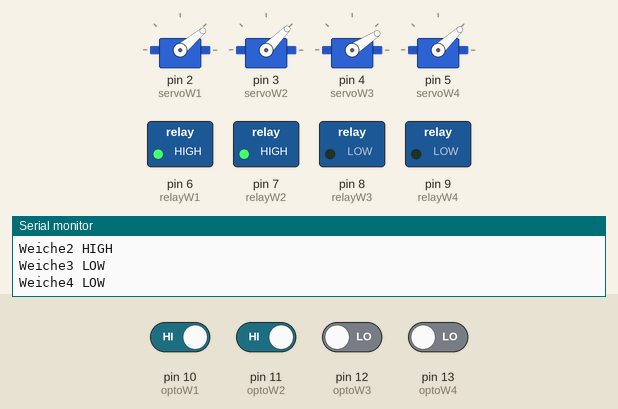
A sketch run on a simulated Arduino Uno, built with avr-gcc and run on an emulated ATmega328P. On the bench: 4 × servo, switched loads named in the sketch (green lamp = pin HIGH), the last lines printed to the serial monitor. The test bench sets the inputs (shaded band); at power-on: pin 10 (optoW1), pin 11 (optoW2) HIGH, pin 12 (optoW3), pin 13 (optoW4) LOW.

Above: at 2.2 s.
2.3 s: pin 12 (optoW3) driven HIGH
At 3.1 s:
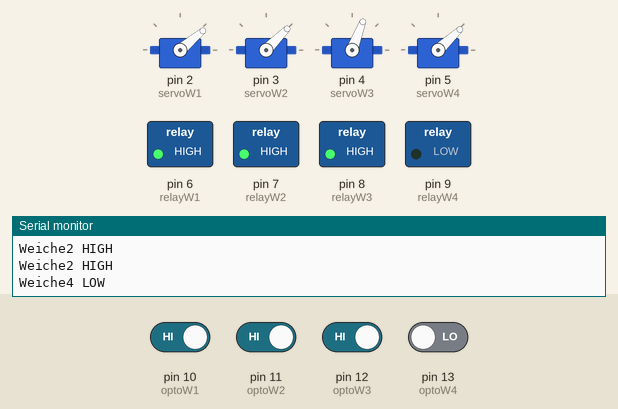
4.1 s: pin 10 (optoW1) driven LOW
At 5.0 s:
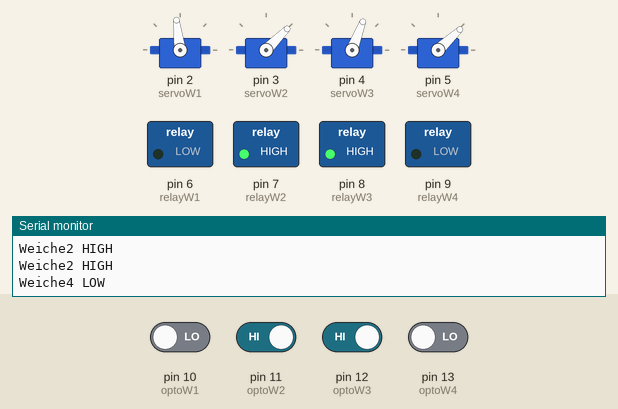
5.9 s: pin 13 (optoW4) driven HIGH
At 6.8 s:
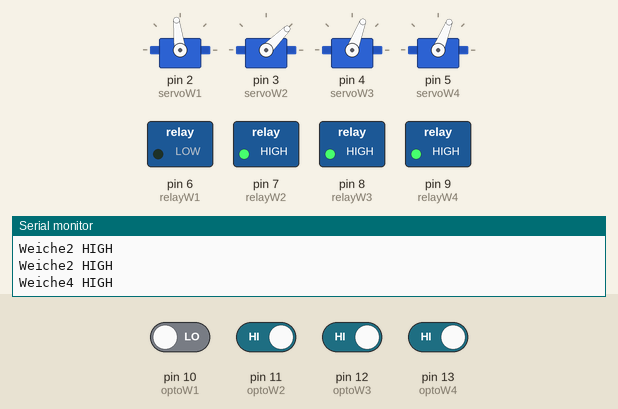
7.9 s: pin 11 (optoW2) driven LOW
At 9.2 s:
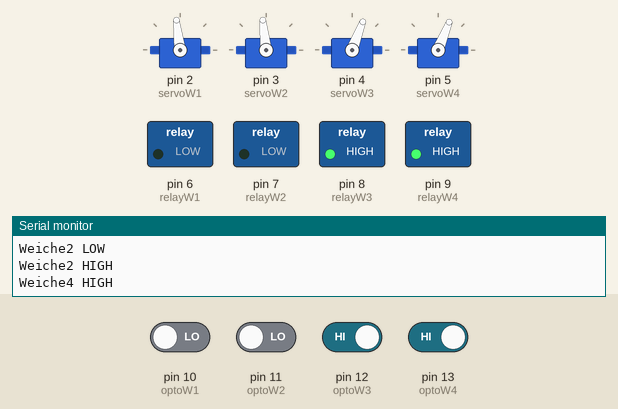
9.7 s: pin 10 (optoW1) driven HIGH
At 10.9 s:
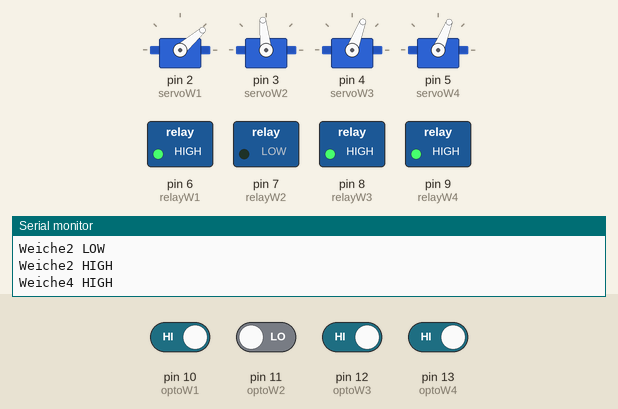
11.7 s: pin 13 (optoW4) driven LOW
At 13.1 s:
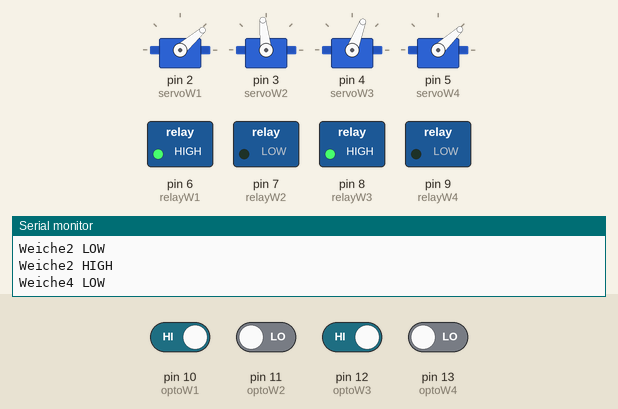
Timing chart, 0 to 14.5 s (numbered marks = the images above; inputs shaded):
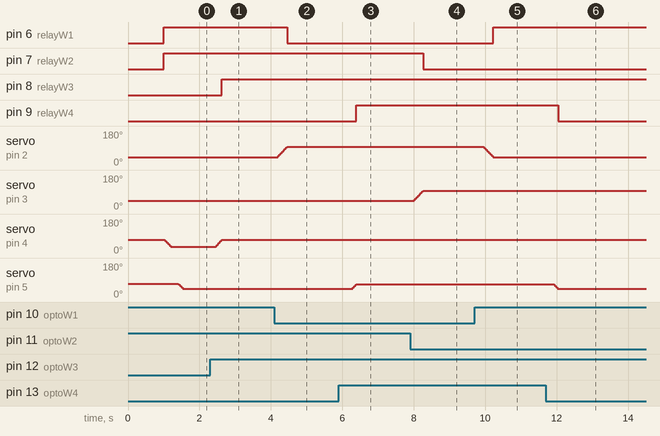

Measured:
- after the input at 2.3 s, pin 8 (relayW3): LOW → HIGH after 0.33 s; servo on pin 4 (servoW3): moves from 33° to 69° over 0.16 s, starting after 0.16 s
- after the input at 4.1 s, pin 6 (relayW1): HIGH → LOW after 0.36 s; servo on pin 2 (servoW1): moves from 40° to 97° over 0.28 s, starting after 0.07 s
- after the input at 5.9 s, pin 9 (relayW4): LOW → HIGH after 0.49 s; servo on pin 5 (servoW4): 43° → 68° after 0.37 s
- after the input at 7.9 s, pin 7 (relayW2): HIGH → LOW after 0.36 s; servo on pin 3 (servoW2): moves from 45° to 96° over 0.24 s, starting after 0.12 s
- after the input at 9.7 s, pin 6 (relayW1): LOW → HIGH after 0.52 s; servo on pin 2 (servoW1): moves from 97° to 41° over 0.28 s, starting after 0.24 s
- after the input at 11.7 s, pin 9 (relayW4): HIGH → LOW after 0.34 s; servo on pin 5 (servoW4): 68° → 43° after 0.21 s

The sketch:

CommandUnit_10_v1.ino
```cpp
/*
 * mecs Weichensteuerung
 * B.Etter 30.09.2018
 */

/*
 * Steuereinheit 10
 * Version 1
 */
#include <Servo.h>

//Weiche 1 Einstellungen(müssen pro Weichen angepasst werden)
#define W1_Hi_Winkel 40
#define W1_Lo_Winkel 98
#define W1_Geschwindigkeit 5

//Weiche 2 Einstellungen(müssen pro Weichen angepasst werden)
#define W2_Hi_Winkel 45
#define W2_Lo_Winkel 97
#define W2_Geschwindigkeit 5

//Weiche 3 Einstellungen(müssen pro Weichen angepasst werden)
#define W3_Hi_Winkel 70
#define W3_Lo_Winkel 32
#define W3_Geschwindigkeit 5

//Weiche 4 Einstellungen(müssen pro Weichen angepasst werden)
#define W4_Hi_Winkel 69
#define W4_Lo_Winkel 42
#define W4_Geschwindigkeit 5


//Nicht verändern!!
#define optoW1 10
#define optoW2 11
#define optoW3 12
#define optoW4 13

#define relayW1 6
#define relayW2 7
#define relayW3 8
#define relayW4 9

#define servoW1 2
#define servoW2 3
#define servoW3 4
#define servoW4 5

#define hi HIGH
#define lo LOW

Servo servoObjW1;
Servo servoObjW2;
Servo servoObjW3;
Servo servoObjW4;

void setup() {
  Serial.begin(19200);

  pinMode(optoW1,INPUT);
  pinMode(relayW1,OUTPUT);
  pinMode(servoW1,OUTPUT);
  servoObjW1.attach(servoW1);
  servoObjW1.write(W1_Hi_Winkel);


  pinMode(optoW2,INPUT);
  pinMode(relayW2,OUTPUT);
  pinMode(servoW2,OUTPUT);
  servoObjW2.attach(servoW2);
  servoObjW2.write(W2_Hi_Winkel);

  pinMode(optoW3,INPUT);
  pinMode(relayW3,OUTPUT);
  pinMode(servoW3,OUTPUT);
  servoObjW3.attach(servoW3);
  servoObjW3.write(W3_Hi_Winkel);

  pinMode(optoW4,INPUT);
  pinMode(relayW4,OUTPUT);
  pinMode(servoW4,OUTPUT);
  servoObjW4.attach(servoW4);
  servoObjW4.write(W4_Hi_Winkel);

  delay(1000);
}

// TODO: Attach noch anpassen

void loop() {
  delay(1);

/*
 * Weiche 1
 */
  if (digitalRead(optoW1) == lo) {
    Serial.println("Weiche1 LOW");
    if (!servoObjW1.attached()) {
      servoObjW1.attach(servoW1);
      delay(10);
    }

    if (servoObjW1.read() != W1_Lo_Winkel){
      for (int pulselen = servoObjW1.read(); pulselen < W1_Lo_Winkel; pulselen++) {
        servoObjW1.write(pulselen);
        delay(W1_Geschwindigkeit);
      }
    }
    digitalWrite(relayW1,lo);

  } else {
    Serial.println("Weiche1 HIGH");
    if (!servoObjW1.attached()) {
      servoObjW1.attach(servoW1);
      delay(10);
    }

    if (servoObjW1.read() != W1_Hi_Winkel){
      for (int pulselen = servoObjW1.read(); pulselen > W1_Hi_Winkel; pulselen--) {
        servoObjW1.write(pulselen);
        delay(W1_Geschwindigkeit);
      }
    }
    digitalWrite(relayW1,hi);
  }

/*
 * Weiche 2
 */
  if (digitalRead(optoW2) == lo) {
    Serial.println("Weiche2 LOW");
    if (servoObjW2.read() != W2_Lo_Winkel){
      servoObjW2.attach(servoW2);
      delay(10);
      if (servoObjW2.attached()) {
        for (int pulselen = servoObjW2.read(); pulselen < W2_Lo_Winkel; pulselen++) {
          servoObjW2.write(pulselen);
          delay(W2_Geschwindigkeit);
        }
      }
    }
    digitalWrite(relayW2,lo);

  } else {
    Serial.println("Weiche2 HIGH");
    if (servoObjW2.read() != W2_Hi_Winkel  ){
      servoObjW2.attach(servoW2);
      delay(10);
      if (servoObjW2.attached()) {
        for (int pulselen = servoObjW2.read(); pulselen > W2_Hi_Winkel; pulselen--) {
          servoObjW2.write(pulselen);
          delay(W2_Geschwindigkeit);
        }
      }
    }
    digitalWrite(relayW2,hi);
  }


/*
 * Weiche 3
 */
    if (digitalRead(optoW3) == hi) {
    Serial.println("Weiche2 HIGH");
    if (servoObjW3.read() != W3_Hi_Winkel){
      servoObjW3.attach(servoW3);
      delay(10);
      if (servoObjW3.attached()) {
        for (int pulselen = servoObjW3.read(); pulselen < W3_Hi_Winkel; pulselen++) {
          servoObjW3.write(pulselen);
          delay(W3_Geschwindigkeit);
        }
      }
    }
    digitalWrite(relayW3,hi);

  } else {
    Serial.println("Weiche3 LOW");
    if (servoObjW3.read() != W3_Lo_Winkel  ){
      servoObjW3.attach(servoW3);
      delay(10);
      if (servoObjW3.attached()) {
        for (int pulselen = servoObjW3.read(); pulselen > W3_Lo_Winkel; pulselen--) {
          servoObjW3.write(pulselen);
          delay(W3_Geschwindigkeit);
        }
      }
    }
    digitalWrite(relayW3,lo);
  }


/*
* Weiche 4
 */
  if (digitalRead(optoW4) == hi) {
    Serial.println("Weiche4 HIGH");
    if (servoObjW4.read() != W4_Hi_Winkel){
      servoObjW4.attach(servoW4);
      delay(200);
      if (servoObjW4.attached()) {
        for (int pulselen = servoObjW4.read(); pulselen < W4_Hi_Winkel; pulselen++) {
          servoObjW4.write(pulselen);
          delay(W4_Geschwindigkeit);
        }
      }
    }
    digitalWrite(relayW4,hi);

  } else {
    Serial.println("Weiche4 LOW");
    if (servoObjW4.read() != W4_Lo_Winkel  ){
      servoObjW4.attach(servoW4);
      delay(200);
      if (servoObjW4.attached()) {
        for (int pulselen = servoObjW4.read(); pulselen > W4_Lo_Winkel; pulselen--) {
          servoObjW4.write(pulselen);
          delay(W4_Geschwindigkeit);
        }
      }
    }
    digitalWrite(relayW4,lo);
  }}
```
